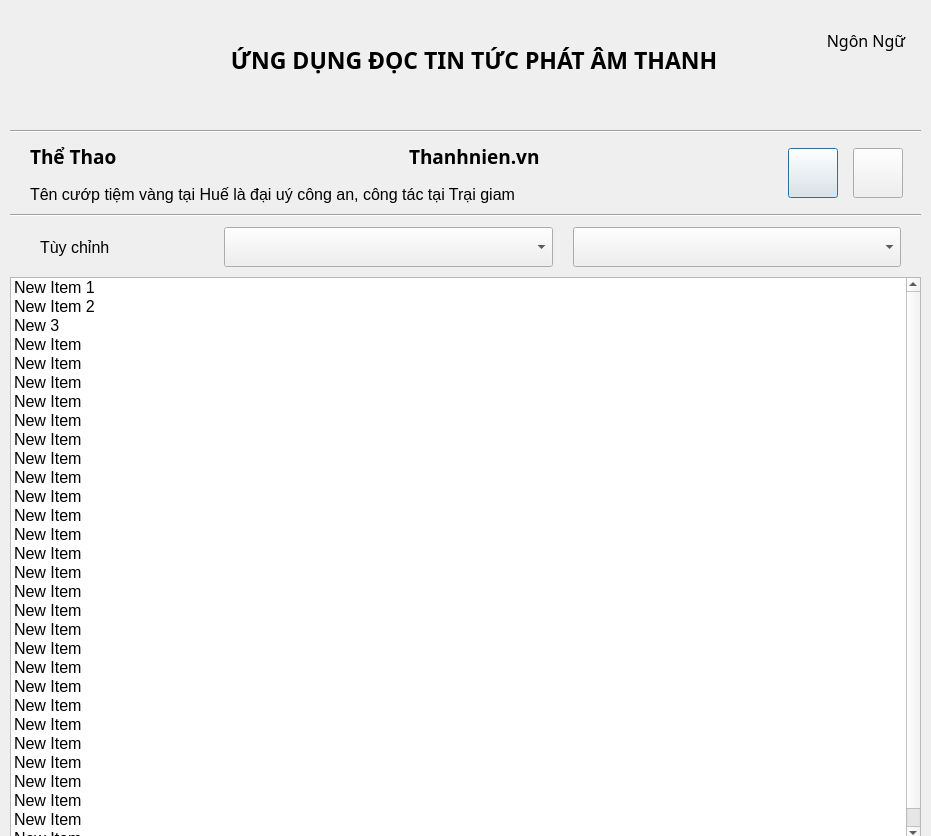
<?xml version="1.0" encoding="UTF-8"?>
<ui version="4.0">
 <class>Dialog</class>
 <widget class="QDialog" name="Dialog">
  <property name="geometry">
   <rect>
    <x>0</x>
    <y>0</y>
    <width>931</width>
    <height>836</height>
   </rect>
  </property>
  <property name="windowTitle">
   <string>Tin tức Việt Nam</string>
  </property>
  <widget class="QWidget" name="verticalLayoutWidget_4">
   <property name="geometry">
    <rect>
     <x>0</x>
     <y>0</y>
     <width>931</width>
     <height>841</height>
    </rect>
   </property>
   <layout class="QVBoxLayout" name="layout_main" stretch="0,0,3,0,2,18">
    <property name="spacing">
     <number>10</number>
    </property>
    <property name="leftMargin">
     <number>10</number>
    </property>
    <property name="rightMargin">
     <number>10</number>
    </property>
    <item>
     <layout class="QHBoxLayout" name="layout_top" stretch="2,12,2">
      <property name="rightMargin">
       <number>15</number>
      </property>
      <item>
       <layout class="QVBoxLayout" name="layout_logo">
        <property name="spacing">
         <number>10</number>
        </property>
        <property name="leftMargin">
         <number>12</number>
        </property>
        <property name="topMargin">
         <number>10</number>
        </property>
        <property name="bottomMargin">
         <number>10</number>
        </property>
        <item>
         <widget class="QLabel" name="label">
          <property name="minimumSize">
           <size>
            <width>0</width>
            <height>100</height>
           </size>
          </property>
          <property name="maximumSize">
           <size>
            <width>100</width>
            <height>100</height>
           </size>
          </property>
          <property name="text">
           <string/>
          </property>
          <property name="textFormat">
           <enum>Qt::AutoText</enum>
          </property>
          <property name="pixmap">
           <pixmap>image/news-logo.png</pixmap>
          </property>
          <property name="scaledContents">
           <bool>true</bool>
          </property>
          <property name="wordWrap">
           <bool>false</bool>
          </property>
          <property name="margin">
           <number>-1</number>
          </property>
          <property name="indent">
           <number>-1</number>
          </property>
         </widget>
        </item>
       </layout>
      </item>
      <item>
       <layout class="QVBoxLayout" name="layout_name_project">
        <item>
         <widget class="QLabel" name="label_2">
          <property name="maximumSize">
           <size>
            <width>934</width>
            <height>144</height>
           </size>
          </property>
          <property name="font">
           <font>
            <family>Microsoft PhagsPa</family>
            <pointsize>17</pointsize>
            <weight>75</weight>
            <bold>true</bold>
           </font>
          </property>
          <property name="text">
           <string>ỨNG DỤNG ĐỌC TIN TỨC PHÁT ÂM THANH</string>
          </property>
          <property name="scaledContents">
           <bool>true</bool>
          </property>
          <property name="alignment">
           <set>Qt::AlignCenter</set>
          </property>
          <property name="margin">
           <number>0</number>
          </property>
         </widget>
        </item>
       </layout>
      </item>
      <item>
       <layout class="QVBoxLayout" name="layout_languague">
        <property name="spacing">
         <number>0</number>
        </property>
        <property name="bottomMargin">
         <number>18</number>
        </property>
        <item>
         <widget class="QLabel" name="label_3">
          <property name="font">
           <font>
            <family>Candara</family>
            <pointsize>12</pointsize>
           </font>
          </property>
          <property name="autoFillBackground">
           <bool>false</bool>
          </property>
          <property name="frameShadow">
           <enum>QFrame::Plain</enum>
          </property>
          <property name="text">
           <string>Ngôn Ngữ</string>
          </property>
          <property name="textFormat">
           <enum>Qt::AutoText</enum>
          </property>
          <property name="alignment">
           <set>Qt::AlignBottom|Qt::AlignHCenter</set>
          </property>
         </widget>
        </item>
        <item>
         <layout class="QVBoxLayout" name="verticalLayout_8">
          <property name="leftMargin">
           <number>23</number>
          </property>
          <property name="topMargin">
           <number>0</number>
          </property>
          <item>
           <widget class="QLabel" name="label_4">
            <property name="minimumSize">
             <size>
              <width>0</width>
              <height>0</height>
             </size>
            </property>
            <property name="maximumSize">
             <size>
              <width>50</width>
              <height>50</height>
             </size>
            </property>
            <property name="text">
             <string/>
            </property>
            <property name="pixmap">
             <pixmap>image/vietnam.png</pixmap>
            </property>
            <property name="scaledContents">
             <bool>true</bool>
            </property>
            <property name="alignment">
             <set>Qt::AlignHCenter|Qt::AlignTop</set>
            </property>
            <property name="margin">
             <number>0</number>
            </property>
            <property name="indent">
             <number>-1</number>
            </property>
           </widget>
          </item>
         </layout>
        </item>
       </layout>
      </item>
     </layout>
    </item>
    <item>
     <widget class="Line" name="line">
      <property name="orientation">
       <enum>Qt::Horizontal</enum>
      </property>
     </widget>
    </item>
    <item>
     <layout class="QHBoxLayout" name="horizontalLayout_7" stretch="18,1,1">
      <property name="spacing">
       <number>15</number>
      </property>
      <property name="leftMargin">
       <number>20</number>
      </property>
      <property name="rightMargin">
       <number>18</number>
      </property>
      <item>
       <layout class="QVBoxLayout" name="verticalLayout_6">
        <item>
         <layout class="QHBoxLayout" name="horizontalLayout_3">
          <item>
           <widget class="QLabel" name="label_show_type">
            <property name="font">
             <font>
              <family>Rockwell</family>
              <pointsize>14</pointsize>
              <weight>75</weight>
              <bold>true</bold>
             </font>
            </property>
            <property name="text">
             <string>Thể Thao</string>
            </property>
           </widget>
          </item>
          <item>
           <widget class="QLabel" name="label_show_news">
            <property name="font">
             <font>
              <family>Magneto</family>
              <pointsize>14</pointsize>
              <weight>75</weight>
              <bold>true</bold>
             </font>
            </property>
            <property name="text">
             <string>Thanhnien.vn</string>
            </property>
           </widget>
          </item>
         </layout>
        </item>
        <item>
         <widget class="QLabel" name="label_show_name">
          <property name="font">
           <font>
            <family>Tahoma</family>
            <pointsize>12</pointsize>
           </font>
          </property>
          <property name="text">
           <string>Tên cướp tiệm vàng tại Huế là đại uý công an, công tác tại Trại giam</string>
          </property>
         </widget>
        </item>
       </layout>
      </item>
      <item>
       <widget class="QPushButton" name="button_show_mic">
        <property name="minimumSize">
         <size>
          <width>50</width>
          <height>50</height>
         </size>
        </property>
        <property name="text">
         <string/>
        </property>
        <property name="icon">
         <iconset>
          <normaloff>image/mic.png</normaloff>image/mic.png</iconset>
        </property>
        <property name="iconSize">
         <size>
          <width>40</width>
          <height>40</height>
         </size>
        </property>
       </widget>
      </item>
      <item>
       <widget class="QPushButton" name="button_show_download">
        <property name="minimumSize">
         <size>
          <width>50</width>
          <height>50</height>
         </size>
        </property>
        <property name="text">
         <string/>
        </property>
        <property name="icon">
         <iconset>
          <normaloff>image/download.png</normaloff>image/download.png</iconset>
        </property>
        <property name="iconSize">
         <size>
          <width>40</width>
          <height>40</height>
         </size>
        </property>
       </widget>
      </item>
     </layout>
    </item>
    <item>
     <widget class="Line" name="line_2">
      <property name="orientation">
       <enum>Qt::Horizontal</enum>
      </property>
     </widget>
    </item>
    <item>
     <layout class="QHBoxLayout" name="horizontalLayout_2" stretch="2,4,4">
      <property name="spacing">
       <number>20</number>
      </property>
      <property name="leftMargin">
       <number>30</number>
      </property>
      <property name="topMargin">
       <number>0</number>
      </property>
      <property name="rightMargin">
       <number>20</number>
      </property>
      <item>
       <widget class="QLabel" name="label_5">
        <property name="font">
         <font>
          <family>Tahoma</family>
          <pointsize>12</pointsize>
         </font>
        </property>
        <property name="text">
         <string>Tùy chỉnh</string>
        </property>
        <property name="alignment">
         <set>Qt::AlignLeading|Qt::AlignLeft|Qt::AlignVCenter</set>
        </property>
       </widget>
      </item>
      <item>
       <widget class="QComboBox" name="comboBox_type">
        <property name="minimumSize">
         <size>
          <width>0</width>
          <height>40</height>
         </size>
        </property>
        <property name="font">
         <font>
          <family>Tahoma</family>
          <pointsize>14</pointsize>
         </font>
        </property>
        <property name="editable">
         <bool>false</bool>
        </property>
        <property name="currentText">
         <string/>
        </property>
       </widget>
      </item>
      <item>
       <widget class="QComboBox" name="comboBox_persion">
        <property name="minimumSize">
         <size>
          <width>0</width>
          <height>40</height>
         </size>
        </property>
        <property name="font">
         <font>
          <family>Tahoma</family>
          <pointsize>14</pointsize>
         </font>
        </property>
       </widget>
      </item>
     </layout>
    </item>
    <item>
     <widget class="QListWidget" name="listWidget">
      <property name="font">
       <font>
        <family>Tahoma</family>
        <pointsize>12</pointsize>
       </font>
      </property>
      <property name="autoScrollMargin">
       <number>16</number>
      </property>
      <property name="isWrapping" stdset="0">
       <bool>false</bool>
      </property>
      <property name="spacing">
       <number>10</number>
      </property>
      <property name="selectionRectVisible">
       <bool>false</bool>
      </property>
      <item>
       <property name="text">
        <string>New Item 1</string>
       </property>
      </item>
      <item>
       <property name="text">
        <string>New Item 2</string>
       </property>
      </item>
      <item>
       <property name="text">
        <string>New 3</string>
       </property>
      </item>
      <item>
       <property name="text">
        <string>New Item</string>
       </property>
      </item>
      <item>
       <property name="text">
        <string>New Item</string>
       </property>
      </item>
      <item>
       <property name="text">
        <string>New Item</string>
       </property>
      </item>
      <item>
       <property name="text">
        <string>New Item</string>
       </property>
      </item>
      <item>
       <property name="text">
        <string>New Item</string>
       </property>
      </item>
      <item>
       <property name="text">
        <string>New Item</string>
       </property>
      </item>
      <item>
       <property name="text">
        <string>New Item</string>
       </property>
      </item>
      <item>
       <property name="text">
        <string>New Item</string>
       </property>
      </item>
      <item>
       <property name="text">
        <string>New Item</string>
       </property>
      </item>
      <item>
       <property name="text">
        <string>New Item</string>
       </property>
      </item>
      <item>
       <property name="text">
        <string>New Item</string>
       </property>
      </item>
      <item>
       <property name="text">
        <string>New Item</string>
       </property>
      </item>
      <item>
       <property name="text">
        <string>New Item</string>
       </property>
      </item>
      <item>
       <property name="text">
        <string>New Item</string>
       </property>
      </item>
      <item>
       <property name="text">
        <string>New Item</string>
       </property>
      </item>
      <item>
       <property name="text">
        <string>New Item</string>
       </property>
      </item>
      <item>
       <property name="text">
        <string>New Item</string>
       </property>
      </item>
      <item>
       <property name="text">
        <string>New Item</string>
       </property>
      </item>
      <item>
       <property name="text">
        <string>New Item</string>
       </property>
      </item>
      <item>
       <property name="text">
        <string>New Item</string>
       </property>
      </item>
      <item>
       <property name="text">
        <string>New Item</string>
       </property>
      </item>
      <item>
       <property name="text">
        <string>New Item</string>
       </property>
      </item>
      <item>
       <property name="text">
        <string>New Item</string>
       </property>
      </item>
      <item>
       <property name="text">
        <string>New Item</string>
       </property>
      </item>
      <item>
       <property name="text">
        <string>New Item</string>
       </property>
      </item>
      <item>
       <property name="text">
        <string>New Item</string>
       </property>
      </item>
      <item>
       <property name="text">
        <string>New Item</string>
       </property>
      </item>
     </widget>
    </item>
   </layout>
  </widget>
 </widget>
 <resources/>
 <connections/>
</ui>
